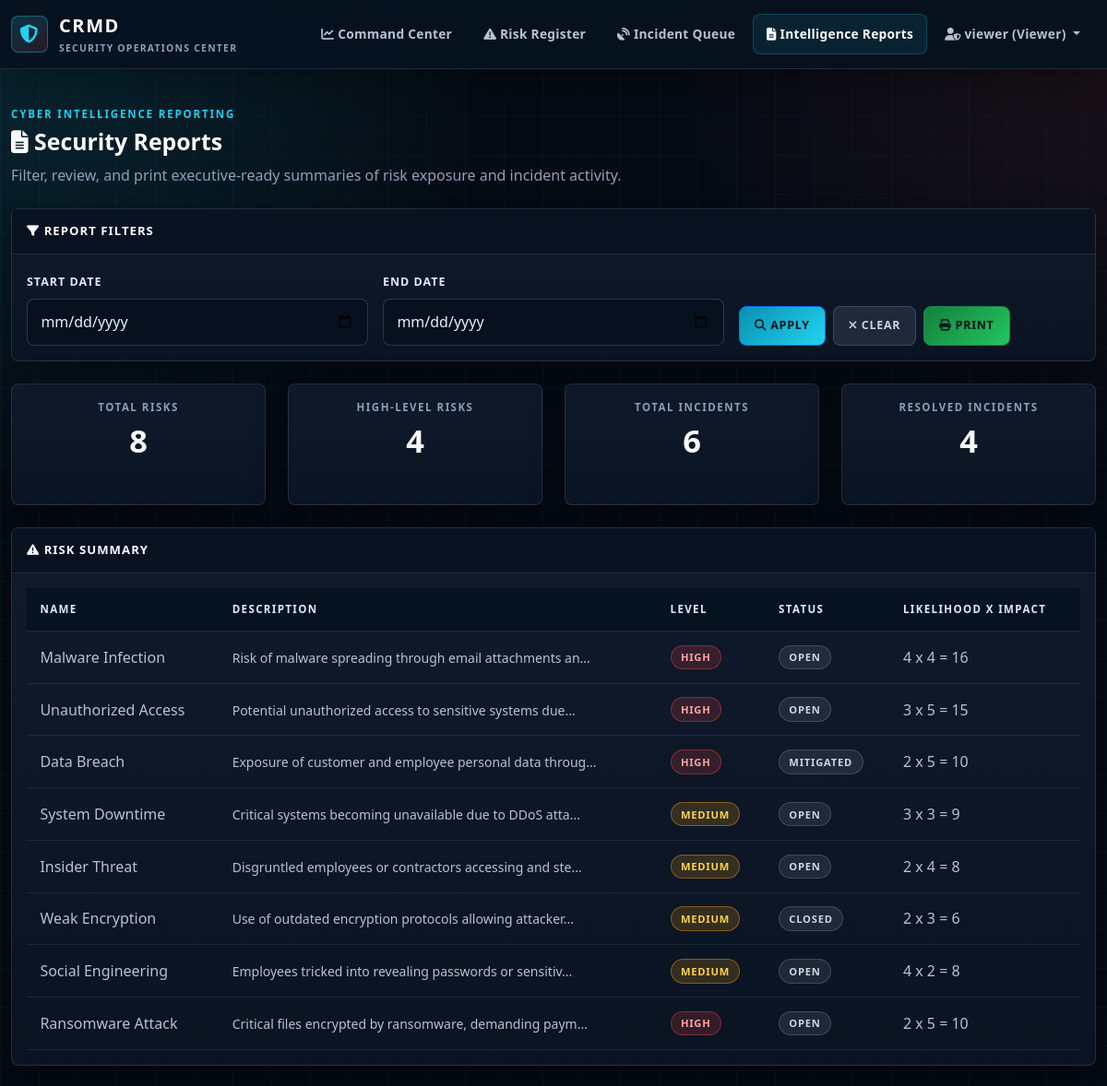
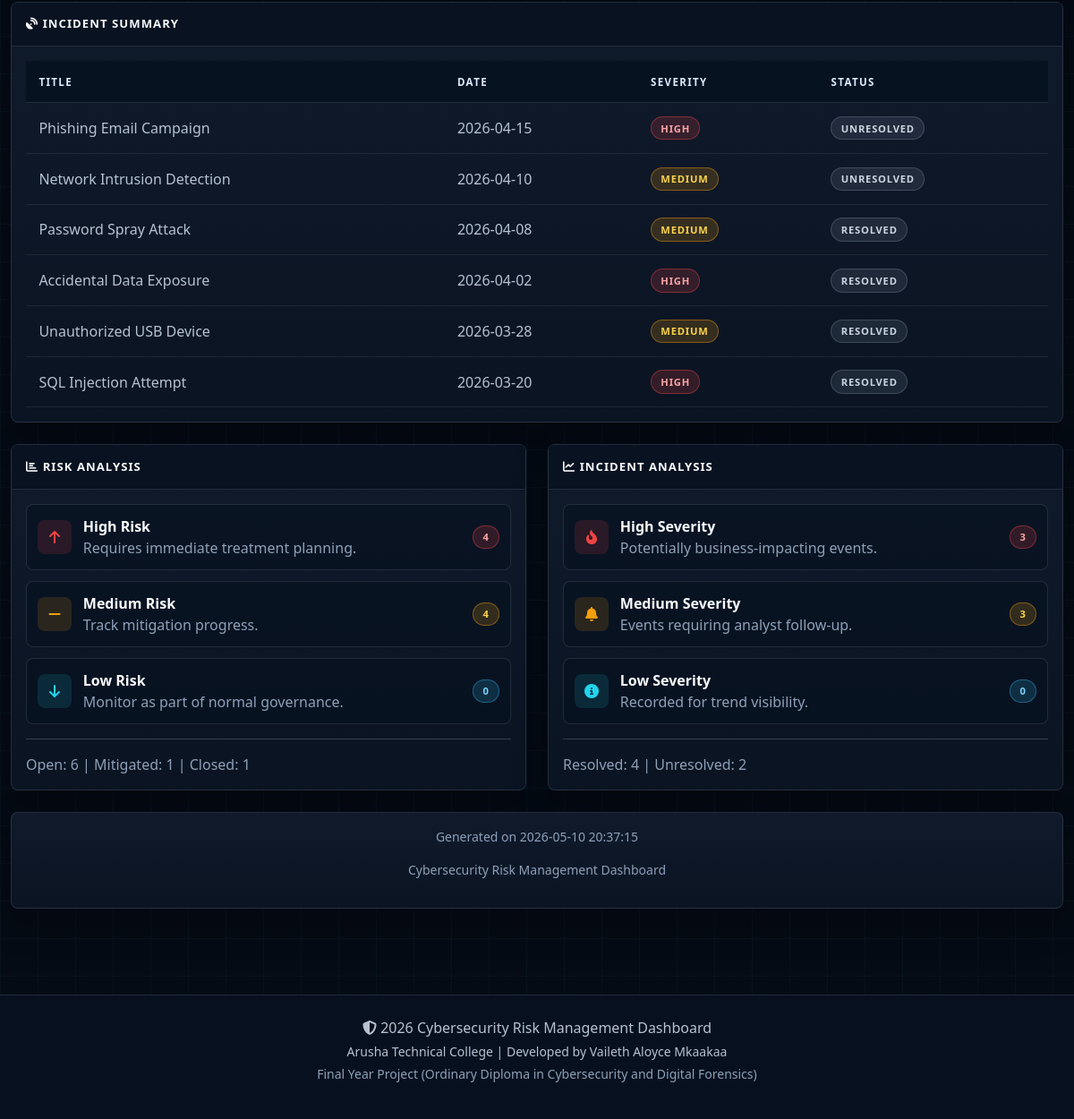
Screenshot of /reports.php (signed in) with the database file from the repository (2 pictures, top to bottom).
### tables this page shows
CREATE TABLE risks (
    id INT PRIMARY KEY AUTO_INCREMENT,
    name VARCHAR(255) NOT NULL,
    description TEXT NOT NULL,
    likelihood INT NOT NULL CHECK (likelihood >= 1 AND likelihood <= 5),
    impact INT NOT NULL CHECK (impact >= 1 AND impact <= 5),
    risk_level ENUM('Low', 'Medium', 'High') NOT NULL,
    status ENUM('Open', 'Mitigated', 'Closed') NOT NULL DEFAULT 'Open',
    created_at TIMESTAMP DEFAULT CURRENT_TIMESTAMP,
    updated_at TIMESTAMP DEFAULT CURRENT_TIMESTAMP ON UPDATE CURRENT_TIMESTAMP,
    INDEX idx_status (status),
    INDEX idx_risk_level (risk_level)
);

CREATE TABLE incidents (
    id INT PRIMARY KEY AUTO_INCREMENT,
    title VARCHAR(255) NOT NULL,
    description TEXT NOT NULL,
    incident_date DATE NOT NULL,
    severity ENUM('High', 'Medium', 'Low') NOT NULL,
    resolved BOOLEAN DEFAULT FALSE,
    created_at TIMESTAMP DEFAULT CURRENT_TIMESTAMP,
    updated_at TIMESTAMP DEFAULT CURRENT_TIMESTAMP ON UPDATE CURRENT_TIMESTAMP,
    INDEX idx_severity (severity),
    INDEX idx_resolved (resolved),
    INDEX idx_date (incident_date)
);

### includes/functions.php (called while the page is built, shortened)
<?php
function get_all_risks($pdo) {
    try {
        $stmt = $pdo->prepare('
            SELECT * FROM risks
            ORDER BY created_at DESC
        ');
        $stmt->execute();
        return $stmt->fetchAll();
    } catch (PDOException $e) {
        error_log('Database Error: ' . $e->getMessage());
        return [];
    }
}
function get_all_incidents($pdo) {
    try {
        $stmt = $pdo->prepare('
            SELECT * FROM incidents
            ORDER BY incident_date DESC
        ');
        $stmt->execute();
        return $stmt->fetchAll();
    } catch (PDOException $e) {
        error_log('Database Error: ' . $e->getMessage());
        return [];
    }
}
function get_dashboard_stats($pdo) {
    try {
        $stats = [];
        $stmt = $pdo->prepare('SELECT COUNT(*) as count FROM risks');
        $stmt->execute();
        $stats['total_risks'] = $stmt->fetch()['count'];
        $stmt = $pdo->prepare('SELECT COUNT(*) as count FROM incidents WHERE resolved = 0');
        $stmt->execute();
        $stats['open_incidents'] = $stmt->fetch()['count'];
        $stmt = $pdo->prepare('SELECT COUNT(*) as count FROM risks WHERE risk_level = "High"');
        $stmt->execute();
        $stats['high_risks'] = $stmt->fetch()['count'];
        $stmt = $pdo->prepare('SELECT COUNT(*) as count FROM incidents WHERE resolved = 1');
        $stmt->execute();
        $stats['resolved_incidents'] = $stmt->fetch()['count'];
        return $stats;
    } catch (PDOException $e) {
        error_log('Database Error: ' . $e->getMessage());
        return [];
    }
}
function esc($string) {
    return htmlspecialchars($string, ENT_QUOTES, 'UTF-8');
}
function get_risk_badge_class($level) {
    $classes = [
        'High' => 'badge-danger',
        'Medium' => 'badge-warning',
        'Low' => 'badge-success'
    ];
    return $classes[$level] ?? 'badge-secondary';
}
function get_severity_badge_class($severity) {
    $classes = [
        'High' => 'badge-danger',
        'Medium' => 'badge-warning',
        'Low' => 'badge-info'
    ];
    return $classes[$severity] ?? 'badge-secondary';
}
?>

### reports.php (the view, shortened to what this page needs)
<?php
require_once __DIR__ . '/includes/header.php';
$start_date = $_GET['start_date'] ?? '';
$end_date = $_GET['end_date'] ?? '';
$all_risks = get_all_risks($pdo);
$all_incidents = get_all_incidents($pdo);
$stats = get_dashboard_stats($pdo);
$high_risk_count = count(array_filter($all_risks, fn($risk) => $risk['risk_level'] === 'High'));
$medium_risk_count = count(array_filter($all_risks, fn($risk) => $risk['risk_level'] === 'Medium'));
$low_risk_count = count(array_filter($all_risks, fn($risk) => $risk['risk_level'] === 'Low'));
$open_risk_count = count(array_filter($all_risks, fn($risk) => $risk['status'] === 'Open'));
$mitigated_risk_count = count(array_filter($all_risks, fn($risk) => $risk['status'] === 'Mitigated'));
$closed_risk_count = count(array_filter($all_risks, fn($risk) => $risk['status'] === 'Closed'));
$high_incident_count = count(array_filter($all_incidents, fn($incident) => $incident['severity'] === 'High'));
$medium_incident_count = count(array_filter($all_incidents, fn($incident) => $incident['severity'] === 'Medium'));
$low_incident_count = count(array_filter($all_incidents, fn($incident) => $incident['severity'] === 'Low'));
$resolved_count = count(array_filter($all_incidents, fn($incident) => $incident['resolved']));
$unresolved_count = count(array_filter($all_incidents, fn($incident) => !$incident['resolved']));
?>
<div class="row mb-4">
    <div class="col-lg-12">
        <div class="page-kicker">Cyber Intelligence Reporting</div>
        <h1 class="page-title"><i class="fas fa-file-lines"></i> Security Reports</h1>
        <p class="page-subtitle">Filter, review, and print executive-ready summaries of risk exposure and incident activity.</p>
    </div>
</div>
<div class="card mb-4">
    <div class="card-header"><i class="fas fa-filter"></i> Report Filters</div>
    <div class="card-body">
        <form method="GET" action="reports.php" class="row g-3">
            <div class="col-md-4">
                <label for="start_date" class="form-label">Start Date</label>
                <input type="date" id="start_date" name="start_date" class="form-control" value="<?php echo htmlspecialchars($start_date); ?>">
            </div>
            <div class="col-md-4">
                <label for="end_date" class="form-label">End Date</label>
                <input type="date" id="end_date" name="end_date" class="form-control" value="<?php echo htmlspecialchars($end_date); ?>">
            </div>
            <div class="col-md-4 d-flex align-items-end gap-2 flex-wrap">
                <button type="submit" class="btn btn-primary"><i class="fas fa-search"></i> Apply</button>
                <a href="reports.php" class="btn btn-secondary"><i class="fas fa-times"></i> Clear</a>
                <button type="button" class="btn btn-success" onclick="printPage()"><i class="fas fa-print"></i> Print</button>
            </div>
        </form>
    </div>
</div>
<div id="printable-content">
    <div class="row g-4 mb-4">
        <div class="col-md-6 col-lg-3">
            <div class="score-card text-center">
                <div class="score-label">Total Risks</div>
                <div class="score-value justify-content-center"><?php echo (int)$stats['total_risks']; ?></div>
            </div>
        </div>
        <div class="col-md-6 col-lg-3">
            <div class="score-card text-center">
                <div class="score-label">High-Level Risks</div>
                <div class="score-value justify-content-center"><?php echo (int)$stats['high_risks']; ?></div>
            </div>
        </div>
        <div class="col-md-6 col-lg-3">
            <div class="score-card text-center">
                <div class="score-label">Total Incidents</div>
                <div class="score-value justify-content-center"><?php echo count($all_incidents); ?></div>
            </div>
        </div>
        <div class="col-md-6 col-lg-3">
            <div class="score-card text-center">
                <div class="score-label">Resolved Incidents</div>
                <div class="score-value justify-content-center"><?php echo (int)$stats['resolved_incidents']; ?></div>
            </div>
        </div>
    </div>
    <div class="card mb-4 no-print">
        <div class="card-header"><i class="fas fa-triangle-exclamation"></i> Risk Summary</div>
        <div class="card-body">
            <div class="table-responsive">
                <table class="table table-sm">
                    <thead>
                        <tr>
                            <th>Name</th>
                            <th>Description</th>
                            <th>Level</th>
                            <th>Status</th>
                            <th>Likelihood x Impact</th>
                        </tr>
                    </thead>
                    <tbody>
                        <?php foreach ($all_risks as $risk): ?>
                            <tr>
                                <td><?php echo esc($risk['name']); ?></td>
                                <td><small><?php echo substr(esc($risk['description']), 0, 54) . '...'; ?></small></td>
                                <td><span class="badge <?php echo get_risk_badge_class($risk['risk_level']); ?>"><?php echo esc($risk['risk_level']); ?></span></td>
                                <td><span class="badge bg-secondary"><?php echo esc($risk['status']); ?></span></td>
                                <td><?php echo (int)$risk['likelihood']; ?> x <?php echo (int)$risk['impact']; ?> = <?php echo (int)$risk['likelihood'] * (int)$risk['impact']; ?></td>
                            </tr>
                        <?php endforeach; ?>
                    </tbody>
                </table>
            </div>
        </div>
    </div>
    <div class="card mb-4 no-print">
        <div class="card-header"><i class="fas fa-satellite-dish"></i> Incident Summary</div>
        <div class="card-body">
            <div class="table-responsive">
                <table class="table table-sm">
                    <thead>
                        <tr>
                            <th>Title</th>
                            <th>Date</th>
                            <th>Severity</th>
                            <th>Status</th>
                        </tr>
                    </thead>
                    <tbody>
                        <?php foreach ($all_incidents as $incident): ?>
                            <tr>
                                <td><?php echo esc($incident['title']); ?></td>
                                <td><?php echo esc($incident['incident_date']); ?></td>
                                <td><span class="badge <?php echo get_severity_badge_class($incident['severity']); ?>"><?php echo esc($incident['severity']); ?></span></td>
                                <td><span class="badge bg-secondary"><?php echo $incident['resolved'] ? 'Resolved' : 'Unresolved'; ?></span></td>
                            </tr>
                        <?php endforeach; ?>
                    </tbody>
                </table>
            </div>
        </div>
    </div>
    <div class="row g-4">
        <div class="col-lg-6">
            <div class="card mb-4">
                <div class="card-header"><i class="fas fa-chart-bar"></i> Risk Analysis</div>
                <div class="card-body">
                    <div class="threat-list">
                        <div class="threat-item"><div class="threat-icon high"><i class="fas fa-arrow-up"></i></div><div><div class="threat-title">High Risk</div><div class="threat-meta">Requires immediate treatment planning.</div></div><span class="badge badge-danger"><?php echo $high_risk_count; ?></span></div>
                        <div class="threat-item"><div class="threat-icon medium"><i class="fas fa-minus"></i></div><div><div class="threat-title">Medium Risk</div><div class="threat-meta">Track mitigation progress.</div></div><span class="badge badge-warning"><?php echo $medium_risk_count; ?></span></div>
                        <div class="threat-item"><div class="threat-icon low"><i class="fas fa-arrow-down"></i></div><div><div class="threat-title">Low Risk</div><div class="threat-meta">Monitor as part of normal governance.</div></div><span class="badge badge-info"><?php echo $low_risk_count; ?></span></div>
                    </div>
                    <hr>
                    <p class="mb-0 text-muted">Open: <?php echo $open_risk_count; ?> | Mitigated: <?php echo $mitigated_risk_count; ?> | Closed: <?php echo $closed_risk_count; ?></p>
                </div>
            </div>
        </div>
        <div class="col-lg-6">
            <div class="card mb-4">
                <div class="card-header"><i class="fas fa-chart-line"></i> Incident Analysis</div>
                <div class="card-body">
                    <div class="threat-list">
                        <div class="threat-item"><div class="threat-icon high"><i class="fas fa-fire-flame-curved"></i></div><div><div class="threat-title">High Severity</div><div class="threat-meta">Potentially business-impacting events.</div></div><span class="badge badge-danger"><?php echo $high_incident_count; ?></span></div>
                        <div class="threat-item"><div class="threat-icon medium"><i class="fas fa-bell"></i></div><div><div class="threat-title">Medium Severity</div><div class="threat-meta">Events requiring analyst follow-up.</div></div><span class="badge badge-warning"><?php echo $medium_incident_count; ?></span></div>
                        <div class="threat-item"><div class="threat-icon low"><i class="fas fa-circle-info"></i></div><div><div class="threat-title">Low Severity</div><div class="threat-meta">Recorded for trend visibility.</div></div><span class="badge badge-info"><?php echo $low_incident_count; ?></span></div>
                    </div>
                    <hr>
                    <p class="mb-0 text-muted">Resolved: <?php echo $resolved_count; ?> | Unresolved: <?php echo $unresolved_count; ?></p>
                </div>
            </div>
        </div>
    </div>
    <div class="card">
        <div class="card-body text-center text-muted small">
            <p>Generated on <?php echo date('Y-m-d H:i:s'); ?></p>
            <p>Cybersecurity Risk Management Dashboard</p>
        </div>
    </div>
</div>
<?php require_once __DIR__ . '/includes/footer.php'; ?>

### includes/header.php (style rules this page uses)
:root { --primary-color: #07111f; --secondary-color: #22d3ee; --success-color: #22c55e; --warning-color: #f59e0b; --danger-color: #ef4444; --info-color: #38bdf8; --light-bg: #0f172a; }

### rows the page displays
risks: name "Malware Infection", description "Risk of malware spreading through email attachments an", risk_level "HIGH", status "OPEN", likelihood "4", impact "4", (int)$risk['likelihood'] * (int)$risk['impact'] "16"
risks: name "Unauthorized Access", description "Potential unauthorized access to sensitive systems due", risk_level "HIGH", status "OPEN", likelihood "3", impact "5", (int)$risk['likelihood'] * (int)$risk['impact'] "15"
risks: name "Data Breach", description "Exposure of customer and employee personal data throug", risk_level "HIGH", status "MITIGATED", likelihood "2", impact "5", (int)$risk['likelihood'] * (int)$risk['impact'] "10"
risks: name "System Downtime", description "Critical systems becoming unavailable due to DDoS atta", risk_level "MEDIUM", status "OPEN", likelihood "3", impact "3", (int)$risk['likelihood'] * (int)$risk['impact'] "9"
risks: name "Insider Threat", description "Disgruntled employees or contractors accessing and ste", risk_level "MEDIUM", status "OPEN", likelihood "2", impact "4", (int)$risk['likelihood'] * (int)$risk['impact'] "8"
risks: name "Weak Encryption", description "Use of outdated encryption protocols allowing attacker", risk_level "MEDIUM", status "CLOSED", likelihood "2", impact "3", (int)$risk['likelihood'] * (int)$risk['impact'] "6"
risks: name "Social Engineering", description "Employees tricked into revealing passwords or sensitiv", risk_level "MEDIUM", status "OPEN", likelihood "4", impact "2", (int)$risk['likelihood'] * (int)$risk['impact'] "8"
risks: name "Ransomware Attack", description "Critical files encrypted by ransomware, demanding paym", risk_level "HIGH", status "OPEN", likelihood "2", impact "5", (int)$risk['likelihood'] * (int)$risk['impact'] "10"
incidents: title "Phishing Email Campaign", incident_date "2026-04-15", severity "HIGH", resolved "UNRESOLVED"
incidents: title "Network Intrusion Detection", incident_date "2026-04-10", severity "MEDIUM", resolved "UNRESOLVED"
incidents: title "Password Spray Attack", incident_date "2026-04-08", severity "MEDIUM", resolved "RESOLVED"
incidents: title "Accidental Data Exposure", incident_date "2026-04-02", severity "HIGH", resolved "RESOLVED"
incidents: title "Unauthorized USB Device", incident_date "2026-03-28", severity "MEDIUM", resolved "RESOLVED"
incidents: title "SQL Injection Attempt", incident_date "2026-03-20", severity "HIGH", resolved "RESOLVED"

### other values shown
$_SESSION['username'] "viewer"
$_SESSION['role'] "Viewer"
$stats['total_risks'] "8"
$stats['high_risks'] "4"
count($all_incidents) "6"
$stats['resolved_incidents'] "4"
$high_risk_count "4"
$medium_risk_count "4"
$low_risk_count "0"
$open_risk_count "6"
$mitigated_risk_count "1"
$closed_risk_count "1"
$high_incident_count "3"
$medium_incident_count "3"
$low_incident_count "0"
